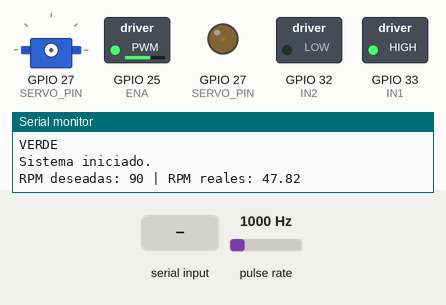
Recording of a sketch running on a simulated ESP32. On the bench: servo, switched loads named in the sketch (green lamp = pin HIGH), output pins drawn as LEDs (lit = HIGH), the last lines printed to the serial monitor. Wiring (inferred from the names in the program): pulse sensor: data GPIO 35. The inputs (shaded band) are chosen by the test bench; at power-on: pulse rate 1000 Hz. Servo pulses on a pin are drawn as a servo (544–2400 µs = 0–180°); pins used as bus, display or sensor lines are not drawn.

Above: at 1.9 s.
2.0 s: "ROJO\n" received over Serial
At 4.0 s:
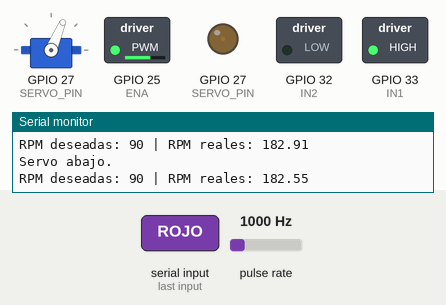
4.3 s: "0\n" received over Serial
At 5.0 s:
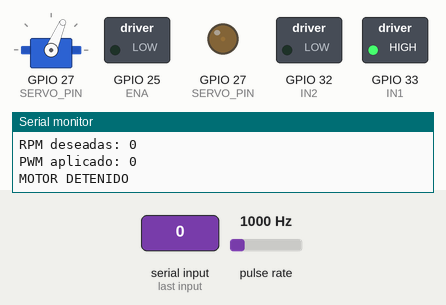
5.8 s: "5\n" received over Serial
At 6.3 s:
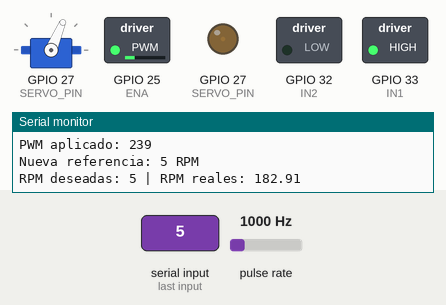
8.8 s: "0\n" received over Serial
At 9.5 s:
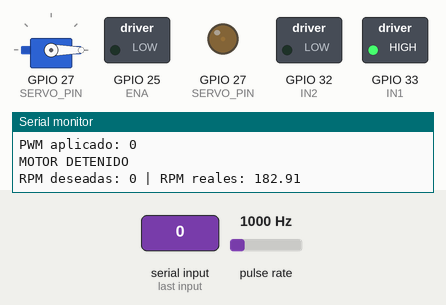
10.3 s: "90\n" received over Serial
At 10.9 s:
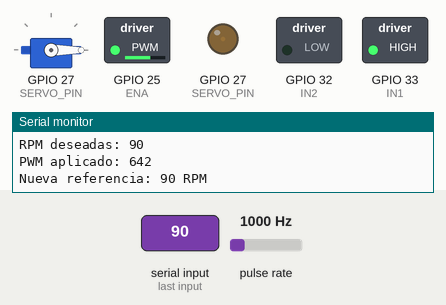
Timing chart, 0 to 12.8 s (numbered marks = the images above; inputs shaded):
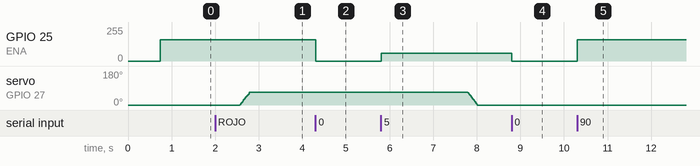

The sketch:

sketch_nov24a.ino
```cpp
// ============================================================
// BANDA TRANSPORTADORA
// ESP32 + MOTORREDUCTOR + ENCODER + SERVO + VISION ARTIFICIAL
// ============================================================


// ==========================
// SERVO
// ==========================

const int SERVO_PIN = 27;

const int PWM_SERVO_CH   = 1;
const int PWM_SERVO_FREQ = 50;
const int PWM_SERVO_RES  = 10;

const int SERVO_DUTY_UP   = 20;
const int SERVO_DUTY_DOWN = 63;

const unsigned long SERVO_PRE_DELAY_MS = 500;
const unsigned long SERVO_DOWN_TIME_MS = 300;
const unsigned long SERVO_HOLD_DOWN_MS = 5000;
const unsigned long SERVO_UP_TIME_MS   = 300;

const int SERVO_MOVE_STEPS = 40;


// ==========================
// MOTOR
// ==========================

const int ENA = 25;
const int IN1 = 33;
const int IN2 = 32;

const int PWM_MOTOR_CH   = 0;
const int PWM_MOTOR_FREQ = 3000;
const int PWM_MOTOR_RES  = 10;

// PWM mínimo para vencer fricción
const int MIN_PWM = 220;

// RPM máximas nominales
const int MAX_RPM = 170;


// ==========================
// ENCODER
// ==========================

const int ENCODER_A = 35;

volatile long pulsos = 0;

unsigned long tiempoAnterior = 0;

long pulsosPrevios = 0;

// Valor actual del proyecto
const int pulsosPorVuelta = 330;


// ==========================
// RPM
// ==========================

// Arranque inicial
int rpmDeseado = 90;

// RPM calculadas con encoder
float rpmReal = 0.0;


// ==========================
// ESTADOS DEL SERVO
// ==========================

enum TriggerState {
  IDLE,
  WAIT_PRE_DELAY,
  WAIT_HOLD_DOWN
};

TriggerState trig = IDLE;

unsigned long tMark = 0;


// ==========================
// PROTOTIPOS
// ==========================

void setRPM(int rpmValor);

void IRAM_ATTR contarPulsos();

void servoWriteDuty(int duty);

void servoMoveTo(
  int dutyTarget,
  unsigned long duration_ms
);

void activarClasificacion(
  String color
);

void procesarComando(
  String comando
);


// ============================================================
// SETUP
// ============================================================

void setup() {

  Serial.begin(115200);

  delay(500);


  // ==========================
  // MOTOR
  // ==========================

  pinMode(IN1, OUTPUT);
  pinMode(IN2, OUTPUT);

  ledcSetup(
    PWM_MOTOR_CH,
    PWM_MOTOR_FREQ,
    PWM_MOTOR_RES
  );

  ledcAttachPin(
    ENA,
    PWM_MOTOR_CH
  );

  digitalWrite(IN1, HIGH);
  digitalWrite(IN2, LOW);


  // ==========================
  // SERVO
  // ==========================

  ledcSetup(
    PWM_SERVO_CH,
    PWM_SERVO_FREQ,
    PWM_SERVO_RES
  );

  ledcAttachPin(
    SERVO_PIN,
    PWM_SERVO_CH
  );

  servoMoveTo(
    SERVO_DUTY_UP,
    250
  );


  // ==========================
  // ENCODER
  // ==========================

  pinMode(
    ENCODER_A,
    INPUT
  );

  attachInterrupt(
    digitalPinToInterrupt(ENCODER_A),
    contarPulsos,
    RISING
  );


  // ==========================
  // ARRANCAR MOTOR
  // ==========================

  setRPM(
    rpmDeseado
  );


  Serial.println();
  Serial.println("============================");
  Serial.println(" BANDA TRANSPORTADORA");
  Serial.println("============================");
  Serial.println();

  Serial.println("COMANDOS MOTOR:");
  Serial.println("0      -> detener");
  Serial.println("1-170  -> cambiar velocidad");
  Serial.println("RPM    -> consultar RPM");

  Serial.println();

  Serial.println("COMANDOS VISION:");
  Serial.println("ROJO");
  Serial.println("AMARILLO");
  Serial.println("VERDE");

  Serial.println();

  Serial.println("Sistema iniciado.");
}


// ============================================================
// LOOP
// ============================================================

void loop() {

  unsigned long ahora = millis();


  // ==========================================================
  // RECIBIR COMANDOS DE PYTHON O MONITOR SERIAL
  // ==========================================================

  if (Serial.available()) {

    String comando =
      Serial.readStringUntil('\n');

    comando.trim();

    if (
      comando.length() > 0
    ) {

      procesarComando(
        comando
      );
    }
  }


  // ==========================================================
  // SECUENCIA SERVO
  // ==========================================================

  switch (trig) {

    case IDLE:

      break;


    case WAIT_PRE_DELAY:

      if (
        ahora - tMark
        >=
        SERVO_PRE_DELAY_MS
      ) {

        servoMoveTo(
          SERVO_DUTY_DOWN,
          SERVO_DOWN_TIME_MS
        );

        tMark = millis();

        trig =
          WAIT_HOLD_DOWN;

        Serial.println(
          "Servo abajo."
        );
      }

      break;


    case WAIT_HOLD_DOWN:

      if (
        ahora - tMark
        >=
        SERVO_HOLD_DOWN_MS
      ) {

        servoMoveTo(
          SERVO_DUTY_UP,
          SERVO_UP_TIME_MS
        );

        trig =
          IDLE;

        Serial.println(
          "Servo arriba."
        );
      }

      break;
  }


  // ==========================================================
  // RPM REAL
  // ==========================================================

  if (
    ahora - tiempoAnterior
    >=
    1000
  ) {

    long pulsosActuales =
      pulsos;

    long diferencia =
      pulsosActuales
      -
      pulsosPrevios;


    rpmReal =
      (
        diferencia
        /
        (float)pulsosPorVuelta
      )
      *
      60.0;


    Serial.print(
      "RPM deseadas: "
    );

    Serial.print(
      rpmDeseado
    );

    Serial.print(
      " | RPM reales: "
    );

    Serial.println(
      rpmReal,
      2
    );


    pulsosPrevios =
      pulsosActuales;

    tiempoAnterior =
      ahora;
  }


  delay(10);
}


// ============================================================
// PROCESAR COMANDOS
// ============================================================

void procesarComando(
  String comando
) {

  comando.trim();

  comando.toUpperCase();


  // ==========================================================
  // COLORES
  // ==========================================================

  if (
    comando == "ROJO" ||
    comando == "AMARILLO" ||
    comando == "VERDE"
  ) {

    activarClasificacion(
      comando
    );

    return;
  }


  // ==========================================================
  // CONSULTAR RPM
  // ==========================================================

  if (
    comando == "RPM"
  ) {

    Serial.println();

    Serial.print(
      "RPM deseadas: "
    );

    Serial.println(
      rpmDeseado
    );

    Serial.print(
      "RPM reales: "
    );

    Serial.println(
      rpmReal,
      2
    );

    Serial.println();

    return;
  }


  // ==========================================================
  // VERIFICAR SI ES UN NUMERO
  // ==========================================================

  bool esNumero = true;


  for (
    int i = 0;
    i < comando.length();
    i++
  ) {

    if (
      !isDigit(
        comando[i]
      )
    ) {

      esNumero =
        false;

      break;
    }
  }


  // ==========================================================
  // CAMBIAR RPM
  // ==========================================================

  if (
    esNumero &&
    comando.length() > 0
  ) {

    int nuevaRPM =
      comando.toInt();


    if (
      nuevaRPM >= 0 &&
      nuevaRPM <= MAX_RPM
    ) {

      rpmDeseado =
        nuevaRPM;

      setRPM(
        rpmDeseado
      );


      if (
        rpmDeseado == 0
      ) {

        Serial.println(
          "MOTOR DETENIDO"
        );
      }

      else {

        Serial.print(
          "Nueva referencia: "
        );

        Serial.print(
          rpmDeseado
        );

        Serial.println(
          " RPM"
        );
      }
    }

    else {

      Serial.println(
        "ERROR: use RPM entre 0 y 170."
      );
    }


    return;
  }


  // ==========================================================
  // COMANDO DESCONOCIDO
  // ==========================================================

  Serial.print(
    "Comando no reconocido: "
  );

  Serial.println(
    comando
  );
}


// ============================================================
// ACTIVAR CLASIFICACION
// ============================================================

void activarClasificacion(
  String color
) {

  Serial.print(
    "Color detectado: "
  );

  Serial.println(
    color
  );


  // ==========================================================
  // VERDE
  // ==========================================================
  // Verde sigue derecho.
  // NO mueve el servo.
  // ==========================================================

  if (
    color == "VERDE"
  ) {

    Serial.println(
      "VERDE -> paso directo."
    );

    return;
  }


  // ==========================================================
  // ROJO Y AMARILLO
  // ==========================================================
  // Ambos usan actualmente la misma salida física.
  // ==========================================================

  if (
    color == "ROJO" ||
    color == "AMARILLO"
  ) {

    if (
      trig == IDLE
    ) {

      tMark =
        millis();

      trig =
        WAIT_PRE_DELAY;

      Serial.println(
        "Esperando llegada de pieza..."
      );
    }

    else {

      Serial.println(
        "Servo ocupado."
      );
    }
  }
}


// ============================================================
// MOTOR
// ============================================================

void setRPM(
  int rpmValor
) {

  rpmValor =
    constrain(
      rpmValor,
      0,
      MAX_RPM
    );


  int pwm;


  // ==========================
  // MOTOR APAGADO
  // ==========================

  if (
    rpmValor == 0
  ) {

    pwm = 0;
  }


  // ==========================
  // MOTOR ENCENDIDO
  // ==========================

  else {

    pwm =
      map(
        rpmValor,
        1,
        MAX_RPM,
        MIN_PWM,
        1023
      );
  }


  ledcWrite(
    PWM_MOTOR_CH,
    pwm
  );


  Serial.print(
    "RPM deseadas: "
  );

  Serial.println(
    rpmValor
  );


  Serial.print(
    "PWM aplicado: "
  );

  Serial.println(
    pwm
  );
}


// ============================================================
// ENCODER
// ============================================================

void IRAM_ATTR contarPulsos() {

  pulsos++;
}


// ============================================================
// SERVO
// ============================================================

void servoWriteDuty(
  int duty
) {

  duty =
    constrain(
      duty,
      0,
      (1 << PWM_SERVO_RES) - 1
    );


  ledcWrite(
    PWM_SERVO_CH,
    duty
  );
}


// ============================================================
// MOVIMIENTO SUAVE
// ============================================================

void servoMoveTo(
  int dutyTarget,
  unsigned long duration_ms
) {

  static int lastDuty =
    SERVO_DUTY_UP;


  int start =
    lastDuty;


  int end =
    constrain(
      dutyTarget,
      0,
      (1 << PWM_SERVO_RES) - 1
    );


  int steps =
    max(
      1,
      SERVO_MOVE_STEPS
    );


  unsigned long stepDelay =
    duration_ms
    /
    steps;


  for (
    int i = 1;
    i <= steps;
    i++
  ) {

    int duty =
      start
      +
      (end - start)
      *
      i
      /
      steps;


    servoWriteDuty(
      duty
    );


    if (
      stepDelay > 0
    ) {

      delay(
        stepDelay
      );
    }
  }


  lastDuty =
    end;
}
```

Measured:
- after the input at 2.0 s, servo on GPIO 27 (SERVO_PIN): moves from 0° to 67° over 0.22 s, starting after 0.57 s
- after the input at 4.3 s, GPIO 25 (ENA): 160/255 → 0/255 at once
- after the input at 5.8 s, GPIO 25 (ENA): 0/255 → 60/255 at once
- after the input at 8.8 s, GPIO 25 (ENA): 60/255 → 0/255 at once
- after the input at 10.3 s, GPIO 25 (ENA): 0/255 → 160/255 at once
